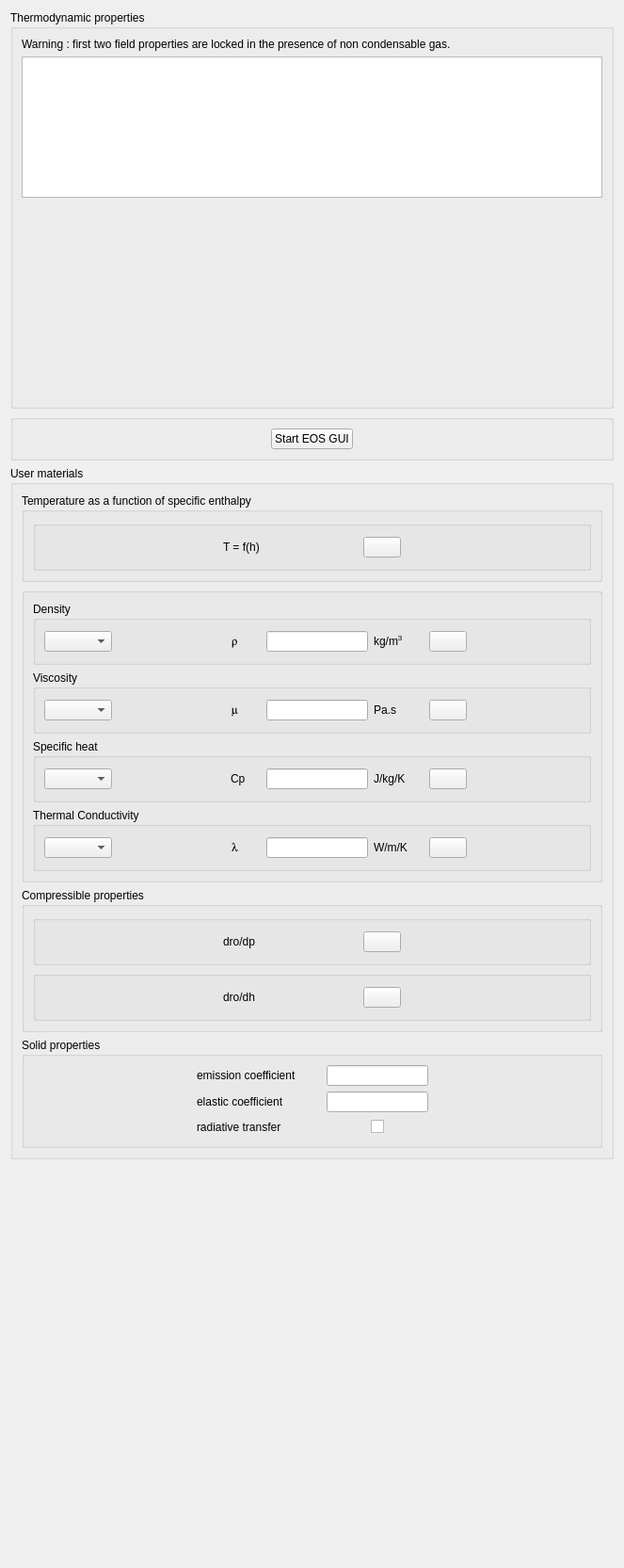
<?xml version="1.0" encoding="UTF-8"?>
<ui version="4.0">
 <class>ThermodynamicsField</class>
 <widget class="QWidget" name="ThermodynamicsField">
  <property name="geometry">
   <rect>
    <x>0</x>
    <y>0</y>
    <width>659</width>
    <height>1665</height>
   </rect>
  </property>
  <property name="windowTitle">
   <string>Form</string>
  </property>
  <layout class="QGridLayout" name="gridLayout_15">
   <item row="0" column="0">
    <widget class="QGroupBox" name="groupBoxThermodynamic">
     <property name="title">
      <string>Thermodynamic properties</string>
     </property>
     <layout class="QGridLayout">
      <property name="margin">
       <number>9</number>
      </property>
      <property name="spacing">
       <number>6</number>
      </property>
      <item row="1" column="0">
       <widget class="QTableView" name="tableViewProperties">
        <property name="minimumSize">
         <size>
          <width>0</width>
          <height>150</height>
         </size>
        </property>
        <property name="maximumSize">
         <size>
          <width>16777215</width>
          <height>150</height>
         </size>
        </property>
       </widget>
      </item>
      <item row="2" column="0">
       <spacer name="verticalSpacer">
        <property name="orientation">
         <enum>Qt::Vertical</enum>
        </property>
        <property name="sizeHint" stdset="0">
         <size>
          <width>20</width>
          <height>40</height>
         </size>
        </property>
       </spacer>
      </item>
      <item row="0" column="0">
       <widget class="QLabel" name="labelNonCondensableWarning">
        <property name="text">
         <string>Warning : first two field properties are locked in the presence of non condensable gas.</string>
        </property>
       </widget>
      </item>
     </layout>
    </widget>
   </item>
   <item row="1" column="0">
    <widget class="QGroupBox" name="groupBoxEOS">
     <property name="title">
      <string/>
     </property>
     <layout class="QHBoxLayout" name="horizontalLayout">
      <item>
       <spacer name="horizontalSpacer">
        <property name="orientation">
         <enum>Qt::Horizontal</enum>
        </property>
        <property name="sizeHint" stdset="0">
         <size>
          <width>277</width>
          <height>20</height>
         </size>
        </property>
       </spacer>
      </item>
      <item>
       <widget class="QPushButton" name="pushButtonEOS">
        <property name="text">
         <string>Start EOS GUI</string>
        </property>
       </widget>
      </item>
      <item>
       <spacer name="horizontalSpacer_2">
        <property name="orientation">
         <enum>Qt::Horizontal</enum>
        </property>
        <property name="sizeHint" stdset="0">
         <size>
          <width>276</width>
          <height>20</height>
         </size>
        </property>
       </spacer>
      </item>
     </layout>
    </widget>
   </item>
   <item row="2" column="0">
    <widget class="QGroupBox" name="groupBoxConstantProperties">
     <property name="title">
      <string>User materials</string>
     </property>
     <layout class="QGridLayout" name="gridLayout_13">
      <item row="0" column="0">
       <widget class="QGroupBox" name="groupBoxTemperature">
        <property name="title">
         <string>Temperature as a function of specific enthalpy</string>
        </property>
        <layout class="QGridLayout" name="gridLayout_8">
         <item row="0" column="0">
          <widget class="QGroupBox" name="groupBoxDensity_6">
           <property name="title">
            <string/>
           </property>
           <layout class="QGridLayout" name="gridLayout_9">
            <item row="0" column="0">
             <spacer>
              <property name="orientation">
               <enum>Qt::Horizontal</enum>
              </property>
              <property name="sizeHint" stdset="0">
               <size>
                <width>71</width>
                <height>26</height>
               </size>
              </property>
             </spacer>
            </item>
            <item row="0" column="1">
             <layout class="QHBoxLayout" name="_7">
              <property name="spacing">
               <number>6</number>
              </property>
              <property name="margin">
               <number>0</number>
              </property>
              <item>
               <widget class="QLabel" name="labelTemperature">
                <property name="minimumSize">
                 <size>
                  <width>37</width>
                  <height>26</height>
                 </size>
                </property>
                <property name="text">
                 <string>T = f(h)</string>
                </property>
               </widget>
              </item>
              <item>
               <spacer>
                <property name="orientation">
                 <enum>Qt::Horizontal</enum>
                </property>
                <property name="sizeHint" stdset="0">
                 <size>
                  <width>16</width>
                  <height>26</height>
                 </size>
                </property>
               </spacer>
              </item>
              <item>
               <widget class="QPushButton" name="pushButtonTemperature">
                <property name="text">
                 <string/>
                </property>
                <property name="icon">
                 <iconset>
                  <normaloff>:/new/prefix1/icons/22x22/edit-find-replace.png</normaloff>:/new/prefix1/icons/22x22/edit-find-replace.png</iconset>
                </property>
               </widget>
              </item>
             </layout>
            </item>
            <item row="0" column="2">
             <spacer>
              <property name="orientation">
               <enum>Qt::Horizontal</enum>
              </property>
              <property name="sizeHint" stdset="0">
               <size>
                <width>61</width>
                <height>26</height>
               </size>
              </property>
             </spacer>
            </item>
           </layout>
          </widget>
         </item>
        </layout>
       </widget>
      </item>
      <item row="1" column="0">
       <widget class="QGroupBox" name="groupBoxPhysicalProp">
        <property name="title">
         <string/>
        </property>
        <layout class="QGridLayout" name="gridLayout_5">
         <item row="0" column="0">
          <layout class="QVBoxLayout" name="verticalLayout">
           <item>
            <widget class="QGroupBox" name="groupBoxDensity">
             <property name="title">
              <string>Density</string>
             </property>
             <layout class="QGridLayout">
              <property name="margin">
               <number>9</number>
              </property>
              <property name="spacing">
               <number>6</number>
              </property>
              <item row="0" column="1">
               <spacer>
                <property name="orientation">
                 <enum>Qt::Horizontal</enum>
                </property>
                <property name="sizeHint" stdset="0">
                 <size>
                  <width>71</width>
                  <height>26</height>
                 </size>
                </property>
               </spacer>
              </item>
              <item row="0" column="3">
               <spacer>
                <property name="orientation">
                 <enum>Qt::Horizontal</enum>
                </property>
                <property name="sizeHint" stdset="0">
                 <size>
                  <width>61</width>
                  <height>26</height>
                 </size>
                </property>
               </spacer>
              </item>
              <item row="0" column="2">
               <layout class="QHBoxLayout">
                <property name="spacing">
                 <number>6</number>
                </property>
                <property name="margin">
                 <number>0</number>
                </property>
                <item>
                 <widget class="QLabel" name="labelVarRho">
                  <property name="minimumSize">
                   <size>
                    <width>15</width>
                    <height>0</height>
                   </size>
                  </property>
                  <property name="font">
                   <font>
                    <family>Symbol</family>
                   </font>
                  </property>
                  <property name="text">
                   <string>r</string>
                  </property>
                 </widget>
                </item>
                <item>
                 <spacer>
                  <property name="orientation">
                   <enum>Qt::Horizontal</enum>
                  </property>
                  <property name="sizeHint" stdset="0">
                   <size>
                    <width>16</width>
                    <height>26</height>
                   </size>
                  </property>
                 </spacer>
                </item>
                <item>
                 <widget class="QLineEdit" name="lineEditDensity"/>
                </item>
                <item>
                 <widget class="QLabel" name="labelUnitDensity">
                  <property name="minimumSize">
                   <size>
                    <width>37</width>
                    <height>26</height>
                   </size>
                  </property>
                  <property name="text">
                   <string>kg/m&lt;sup&gt;3&lt;/sup&gt;</string>
                  </property>
                 </widget>
                </item>
                <item>
                 <spacer>
                  <property name="orientation">
                   <enum>Qt::Horizontal</enum>
                  </property>
                  <property name="sizeHint" stdset="0">
                   <size>
                    <width>16</width>
                    <height>26</height>
                   </size>
                  </property>
                 </spacer>
                </item>
                <item>
                 <widget class="QPushButton" name="pushButtonDensity">
                  <property name="text">
                   <string/>
                  </property>
                  <property name="icon">
                   <iconset>
                    <normaloff>:/new/prefix1/icons/22x22/edit-find-replace.png</normaloff>:/new/prefix1/icons/22x22/edit-find-replace.png</iconset>
                  </property>
                 </widget>
                </item>
               </layout>
              </item>
              <item row="0" column="0">
               <widget class="QComboBox" name="comboBoxDensity"/>
              </item>
             </layout>
            </widget>
           </item>
           <item>
            <widget class="QGroupBox" name="groupBoxViscosity">
             <property name="title">
              <string>Viscosity</string>
             </property>
             <layout class="QGridLayout">
              <property name="margin">
               <number>9</number>
              </property>
              <property name="spacing">
               <number>6</number>
              </property>
              <item row="0" column="0">
               <widget class="QComboBox" name="comboBoxViscosity"/>
              </item>
              <item row="0" column="1">
               <spacer>
                <property name="orientation">
                 <enum>Qt::Horizontal</enum>
                </property>
                <property name="sizeHint" stdset="0">
                 <size>
                  <width>71</width>
                  <height>26</height>
                 </size>
                </property>
               </spacer>
              </item>
              <item row="0" column="3">
               <spacer>
                <property name="orientation">
                 <enum>Qt::Horizontal</enum>
                </property>
                <property name="sizeHint" stdset="0">
                 <size>
                  <width>61</width>
                  <height>26</height>
                 </size>
                </property>
               </spacer>
              </item>
              <item row="0" column="2">
               <layout class="QHBoxLayout">
                <property name="spacing">
                 <number>6</number>
                </property>
                <property name="margin">
                 <number>0</number>
                </property>
                <item>
                 <widget class="QLabel" name="labelVarMu">
                  <property name="minimumSize">
                   <size>
                    <width>15</width>
                    <height>0</height>
                   </size>
                  </property>
                  <property name="font">
                   <font>
                    <family>Symbol</family>
                   </font>
                  </property>
                  <property name="text">
                   <string>m</string>
                  </property>
                 </widget>
                </item>
                <item>
                 <spacer>
                  <property name="orientation">
                   <enum>Qt::Horizontal</enum>
                  </property>
                  <property name="sizeHint" stdset="0">
                   <size>
                    <width>16</width>
                    <height>26</height>
                   </size>
                  </property>
                 </spacer>
                </item>
                <item>
                 <widget class="QLineEdit" name="lineEditViscosity"/>
                </item>
                <item>
                 <widget class="QLabel" name="labelUnitViscosity">
                  <property name="minimumSize">
                   <size>
                    <width>37</width>
                    <height>26</height>
                   </size>
                  </property>
                  <property name="text">
                   <string>Pa.s</string>
                  </property>
                 </widget>
                </item>
                <item>
                 <spacer>
                  <property name="orientation">
                   <enum>Qt::Horizontal</enum>
                  </property>
                  <property name="sizeHint" stdset="0">
                   <size>
                    <width>16</width>
                    <height>26</height>
                   </size>
                  </property>
                 </spacer>
                </item>
                <item>
                 <widget class="QPushButton" name="pushButtonViscosity">
                  <property name="text">
                   <string/>
                  </property>
                  <property name="icon">
                   <iconset>
                    <normaloff>:/new/prefix1/icons/22x22/edit-find-replace.png</normaloff>:/new/prefix1/icons/22x22/edit-find-replace.png</iconset>
                  </property>
                 </widget>
                </item>
               </layout>
              </item>
             </layout>
            </widget>
           </item>
           <item>
            <widget class="QGroupBox" name="groupBoxSpecificHeat">
             <property name="title">
              <string>Specific heat</string>
             </property>
             <layout class="QGridLayout">
              <property name="margin">
               <number>9</number>
              </property>
              <property name="spacing">
               <number>6</number>
              </property>
              <item row="0" column="0">
               <widget class="QComboBox" name="comboBoxSpecificHeat"/>
              </item>
              <item row="0" column="1">
               <spacer>
                <property name="orientation">
                 <enum>Qt::Horizontal</enum>
                </property>
                <property name="sizeHint" stdset="0">
                 <size>
                  <width>71</width>
                  <height>26</height>
                 </size>
                </property>
               </spacer>
              </item>
              <item row="0" column="3">
               <spacer>
                <property name="orientation">
                 <enum>Qt::Horizontal</enum>
                </property>
                <property name="sizeHint" stdset="0">
                 <size>
                  <width>61</width>
                  <height>26</height>
                 </size>
                </property>
               </spacer>
              </item>
              <item row="0" column="2">
               <layout class="QHBoxLayout">
                <property name="spacing">
                 <number>6</number>
                </property>
                <property name="margin">
                 <number>0</number>
                </property>
                <item>
                 <widget class="QLabel" name="labelVarCp">
                  <property name="minimumSize">
                   <size>
                    <width>15</width>
                    <height>0</height>
                   </size>
                  </property>
                  <property name="text">
                   <string>Cp</string>
                  </property>
                 </widget>
                </item>
                <item>
                 <spacer>
                  <property name="orientation">
                   <enum>Qt::Horizontal</enum>
                  </property>
                  <property name="sizeHint" stdset="0">
                   <size>
                    <width>16</width>
                    <height>26</height>
                   </size>
                  </property>
                 </spacer>
                </item>
                <item>
                 <widget class="QLineEdit" name="lineEditSpecificHeat"/>
                </item>
                <item>
                 <widget class="QLabel" name="labelUnitSpecificHeat">
                  <property name="minimumSize">
                   <size>
                    <width>37</width>
                    <height>26</height>
                   </size>
                  </property>
                  <property name="text">
                   <string>J/kg/K</string>
                  </property>
                 </widget>
                </item>
                <item>
                 <spacer>
                  <property name="orientation">
                   <enum>Qt::Horizontal</enum>
                  </property>
                  <property name="sizeHint" stdset="0">
                   <size>
                    <width>16</width>
                    <height>26</height>
                   </size>
                  </property>
                 </spacer>
                </item>
                <item>
                 <widget class="QPushButton" name="pushButtonSpecificHeat">
                  <property name="text">
                   <string/>
                  </property>
                  <property name="icon">
                   <iconset>
                    <normaloff>:/new/prefix1/icons/22x22/edit-find-replace.png</normaloff>:/new/prefix1/icons/22x22/edit-find-replace.png</iconset>
                  </property>
                 </widget>
                </item>
               </layout>
              </item>
             </layout>
            </widget>
           </item>
           <item>
            <widget class="QGroupBox" name="groupBoxThermodConductivity">
             <property name="title">
              <string>Thermal Conductivity</string>
             </property>
             <layout class="QGridLayout">
              <property name="margin">
               <number>9</number>
              </property>
              <property name="spacing">
               <number>6</number>
              </property>
              <item row="0" column="0">
               <widget class="QComboBox" name="comboBoxThermalConductivity"/>
              </item>
              <item row="0" column="1">
               <spacer>
                <property name="orientation">
                 <enum>Qt::Horizontal</enum>
                </property>
                <property name="sizeHint" stdset="0">
                 <size>
                  <width>71</width>
                  <height>26</height>
                 </size>
                </property>
               </spacer>
              </item>
              <item row="0" column="3">
               <spacer>
                <property name="orientation">
                 <enum>Qt::Horizontal</enum>
                </property>
                <property name="sizeHint" stdset="0">
                 <size>
                  <width>61</width>
                  <height>26</height>
                 </size>
                </property>
               </spacer>
              </item>
              <item row="0" column="2">
               <layout class="QHBoxLayout">
                <property name="spacing">
                 <number>6</number>
                </property>
                <property name="margin">
                 <number>0</number>
                </property>
                <item>
                 <widget class="QLabel" name="labelVarAl">
                  <property name="minimumSize">
                   <size>
                    <width>15</width>
                    <height>0</height>
                   </size>
                  </property>
                  <property name="font">
                   <font>
                    <family>Symbol</family>
                   </font>
                  </property>
                  <property name="text">
                   <string>l</string>
                  </property>
                 </widget>
                </item>
                <item>
                 <spacer>
                  <property name="orientation">
                   <enum>Qt::Horizontal</enum>
                  </property>
                  <property name="sizeHint" stdset="0">
                   <size>
                    <width>16</width>
                    <height>26</height>
                   </size>
                  </property>
                 </spacer>
                </item>
                <item>
                 <widget class="QLineEdit" name="lineEditThermalConductivity"/>
                </item>
                <item>
                 <widget class="QLabel" name="labelUnitThermalConductivity">
                  <property name="minimumSize">
                   <size>
                    <width>37</width>
                    <height>26</height>
                   </size>
                  </property>
                  <property name="text">
                   <string>W/m/K</string>
                  </property>
                 </widget>
                </item>
                <item>
                 <spacer>
                  <property name="orientation">
                   <enum>Qt::Horizontal</enum>
                  </property>
                  <property name="sizeHint" stdset="0">
                   <size>
                    <width>16</width>
                    <height>26</height>
                   </size>
                  </property>
                 </spacer>
                </item>
                <item>
                 <widget class="QPushButton" name="pushButtonThermalConductivity">
                  <property name="text">
                   <string/>
                  </property>
                  <property name="icon">
                   <iconset>
                    <normaloff>:/new/prefix1/icons/22x22/edit-find-replace.png</normaloff>:/new/prefix1/icons/22x22/edit-find-replace.png</iconset>
                  </property>
                 </widget>
                </item>
               </layout>
              </item>
             </layout>
            </widget>
           </item>
          </layout>
         </item>
        </layout>
       </widget>
      </item>
      <item row="2" column="0">
       <widget class="QGroupBox" name="groupBoxCompressible">
        <property name="title">
         <string>Compressible properties</string>
        </property>
        <layout class="QGridLayout" name="gridLayout_4">
         <item row="0" column="0">
          <widget class="QGroupBox" name="groupBoxDensity_2">
           <property name="title">
            <string/>
           </property>
           <layout class="QGridLayout" name="gridLayout">
            <item row="0" column="0">
             <spacer>
              <property name="orientation">
               <enum>Qt::Horizontal</enum>
              </property>
              <property name="sizeHint" stdset="0">
               <size>
                <width>71</width>
                <height>26</height>
               </size>
              </property>
             </spacer>
            </item>
            <item row="0" column="1">
             <layout class="QHBoxLayout" name="_3">
              <property name="spacing">
               <number>6</number>
              </property>
              <property name="margin">
               <number>0</number>
              </property>
              <item>
               <widget class="QLabel" name="labeldRodp">
                <property name="minimumSize">
                 <size>
                  <width>37</width>
                  <height>26</height>
                 </size>
                </property>
                <property name="text">
                 <string>dro/dp</string>
                </property>
               </widget>
              </item>
              <item>
               <spacer>
                <property name="orientation">
                 <enum>Qt::Horizontal</enum>
                </property>
                <property name="sizeHint" stdset="0">
                 <size>
                  <width>16</width>
                  <height>26</height>
                 </size>
                </property>
               </spacer>
              </item>
              <item>
               <widget class="QPushButton" name="pushButtondRodp">
                <property name="text">
                 <string/>
                </property>
                <property name="icon">
                 <iconset>
                  <normaloff>:/new/prefix1/icons/22x22/edit-find-replace.png</normaloff>:/new/prefix1/icons/22x22/edit-find-replace.png</iconset>
                </property>
               </widget>
              </item>
             </layout>
            </item>
            <item row="0" column="2">
             <spacer>
              <property name="orientation">
               <enum>Qt::Horizontal</enum>
              </property>
              <property name="sizeHint" stdset="0">
               <size>
                <width>61</width>
                <height>26</height>
               </size>
              </property>
             </spacer>
            </item>
           </layout>
          </widget>
         </item>
         <item row="1" column="0">
          <widget class="QGroupBox" name="groupBoxDensity_3">
           <property name="title">
            <string/>
           </property>
           <layout class="QGridLayout" name="gridLayout_3">
            <item row="0" column="0">
             <spacer>
              <property name="orientation">
               <enum>Qt::Horizontal</enum>
              </property>
              <property name="sizeHint" stdset="0">
               <size>
                <width>71</width>
                <height>26</height>
               </size>
              </property>
             </spacer>
            </item>
            <item row="0" column="1">
             <layout class="QHBoxLayout" name="_5">
              <property name="spacing">
               <number>6</number>
              </property>
              <property name="margin">
               <number>0</number>
              </property>
              <item>
               <widget class="QLabel" name="labeldRodh">
                <property name="minimumSize">
                 <size>
                  <width>37</width>
                  <height>26</height>
                 </size>
                </property>
                <property name="text">
                 <string>dro/dh</string>
                </property>
               </widget>
              </item>
              <item>
               <spacer>
                <property name="orientation">
                 <enum>Qt::Horizontal</enum>
                </property>
                <property name="sizeHint" stdset="0">
                 <size>
                  <width>16</width>
                  <height>26</height>
                 </size>
                </property>
               </spacer>
              </item>
              <item>
               <widget class="QPushButton" name="pushButtondRodh">
                <property name="text">
                 <string/>
                </property>
                <property name="icon">
                 <iconset>
                  <normaloff>:/new/prefix1/icons/22x22/edit-find-replace.png</normaloff>:/new/prefix1/icons/22x22/edit-find-replace.png</iconset>
                </property>
               </widget>
              </item>
             </layout>
            </item>
            <item row="0" column="2">
             <spacer>
              <property name="orientation">
               <enum>Qt::Horizontal</enum>
              </property>
              <property name="sizeHint" stdset="0">
               <size>
                <width>61</width>
                <height>26</height>
               </size>
              </property>
             </spacer>
            </item>
           </layout>
          </widget>
         </item>
        </layout>
       </widget>
      </item>
      <item row="3" column="0">
       <widget class="QGroupBox" name="groupBoxSolidProp">
        <property name="title">
         <string>Solid properties</string>
        </property>
        <layout class="QHBoxLayout" name="horizontalLayout_6">
         <item>
          <spacer>
           <property name="orientation">
            <enum>Qt::Horizontal</enum>
           </property>
           <property name="sizeHint" stdset="0">
            <size>
             <width>40</width>
             <height>20</height>
            </size>
           </property>
          </spacer>
         </item>
         <item>
          <layout class="QGridLayout" name="gridLayout_2">
           <item row="0" column="0" colspan="2">
            <widget class="QLabel" name="label_8">
             <property name="text">
              <string>emission coefficient</string>
             </property>
            </widget>
           </item>
           <item row="0" column="2">
            <spacer>
             <property name="orientation">
              <enum>Qt::Horizontal</enum>
             </property>
             <property name="sizeHint" stdset="0">
              <size>
               <width>20</width>
               <height>20</height>
              </size>
             </property>
            </spacer>
           </item>
           <item row="0" column="3" colspan="3">
            <widget class="QLineEdit" name="lineEditEmissivity"/>
           </item>
           <item row="1" column="0">
            <widget class="QLabel" name="label_7">
             <property name="text">
              <string>elastic coefficient</string>
             </property>
            </widget>
           </item>
           <item row="1" column="1" colspan="2">
            <spacer>
             <property name="orientation">
              <enum>Qt::Horizontal</enum>
             </property>
             <property name="sizeHint" stdset="0">
              <size>
               <width>20</width>
               <height>20</height>
              </size>
             </property>
            </spacer>
           </item>
           <item row="1" column="3" colspan="3">
            <widget class="QLineEdit" name="lineEditElastCoef"/>
           </item>
           <item row="2" column="0" colspan="3">
            <widget class="QLabel" name="label_2">
             <property name="text">
              <string>radiative transfer</string>
             </property>
            </widget>
           </item>
           <item row="2" column="3">
            <spacer>
             <property name="orientation">
              <enum>Qt::Horizontal</enum>
             </property>
             <property name="sizeHint" stdset="0">
              <size>
               <width>40</width>
               <height>20</height>
              </size>
             </property>
            </spacer>
           </item>
           <item row="2" column="4">
            <widget class="QCheckBox" name="checkBoxRadiativeTransfer">
             <property name="text">
              <string/>
             </property>
            </widget>
           </item>
           <item row="2" column="5">
            <spacer>
             <property name="orientation">
              <enum>Qt::Horizontal</enum>
             </property>
             <property name="sizeHint" stdset="0">
              <size>
               <width>40</width>
               <height>20</height>
              </size>
             </property>
            </spacer>
           </item>
          </layout>
         </item>
         <item>
          <spacer>
           <property name="orientation">
            <enum>Qt::Horizontal</enum>
           </property>
           <property name="sizeHint" stdset="0">
            <size>
             <width>40</width>
             <height>20</height>
            </size>
           </property>
          </spacer>
         </item>
        </layout>
       </widget>
      </item>
     </layout>
    </widget>
   </item>
   <item row="3" column="0">
    <spacer>
     <property name="orientation">
      <enum>Qt::Vertical</enum>
     </property>
     <property name="sizeHint" stdset="0">
      <size>
       <width>641</width>
       <height>16</height>
      </size>
     </property>
    </spacer>
   </item>
  </layout>
 </widget>
 <resources/>
 <connections/>
</ui>
